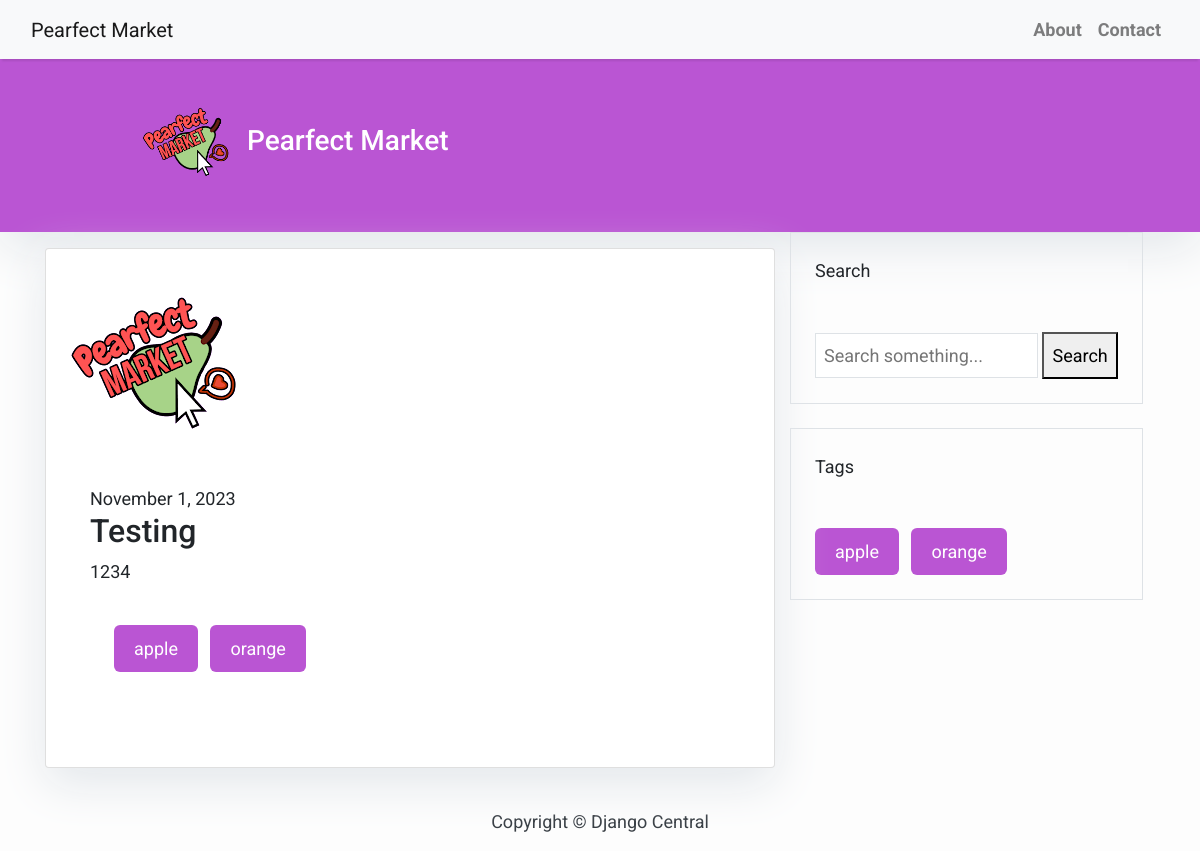
Before: / with the older database file.
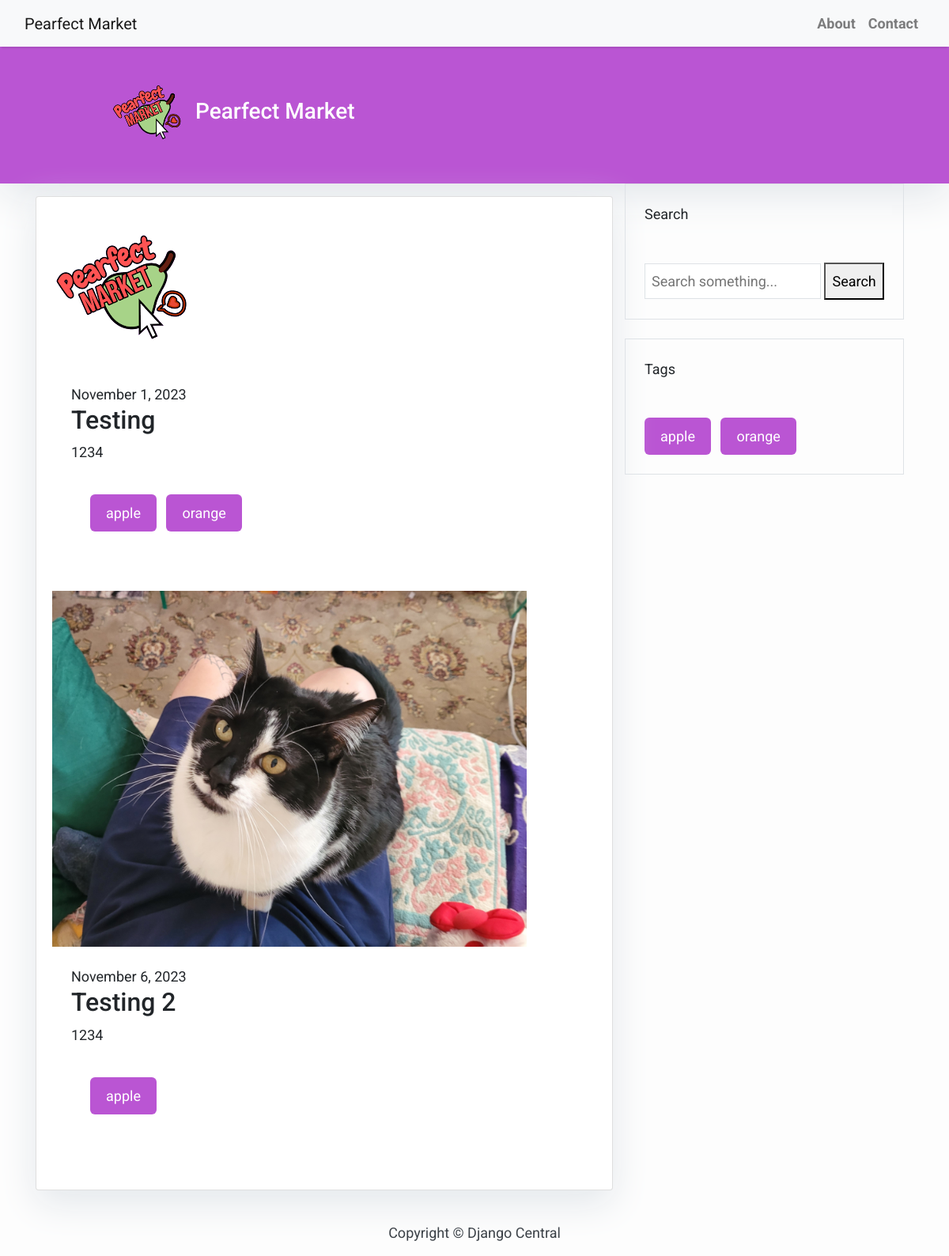
After: the same page with the newer database file.
### eventblog/models.py (models this page shows, shortened)
class Post(models.Model):
    title = models.CharField(max_length=200)
    slug = models.SlugField(unique=True, default='')
    content = RichTextField()
    featured_image = models.ImageField(upload_to="images/", default='')
    is_published = models.BooleanField(default=False)
    is_featured = models.BooleanField(default=False)
    created_at = models.DateField(auto_now=True)
    tag = models.ManyToManyField(Tag)
    user = models.ForeignKey(settings.AUTH_USER_MODEL, on_delete=models.CASCADE, null=True)

class Tag(models.Model):
    name = models.CharField(max_length=200)
    slug = models.SlugField(unique=True, default='')

### eventblog/views.py (the view)
# urls.py: path('', views.home, name='home'),
def home(request):
    posts = Post.objects.all().filter(is_published=True)
    tags = Tag.objects.all()
    return render(request, 'home.html', {
        'posts': posts,
        'tags': tags,
    })

### eventblog/templates/home.html (shortened to what this page needs)
{% extends 'layout.html' %}  {% block content %}
<header class="masthead">
    <div class="container">
        <div class="row">
            <div class=" col-md-8 col-md-10 mx-auto">
                <div class="site-heading">
                    <h3 class=" site-heading my-4 mt-3 text-white"><img src="/media/images/pearfectmarketlogo.png" alt="HTML5 Icon" style="width:100px;height:100px;"> Pearfect Market </h3>
                </div>
            </div>
        </div>
    </div>
</header>
<div class="container">
    <div class="row">
        <div class="col-md-8 mt-3 left">
            <div class="card mb-4">
                <div class="card-body">
                    {% include 'list.html' %}
                </div>
            </div>
        </div>
        {% block sidebar %} {% include 'sidebar.html' %} {% endblock sidebar %}
    </div>
</div>
{%endblock%}

### eventblog/templates/layout.html (shortened to what this page needs)
<!DOCTYPE html>
<html>
    <head>
        <link rel="stylesheet" href="https://maxcdn.bootstrapcdn.com/bootstrap/4.0.0/css/bootstrap.min.css"
 />
    </head>
    <body>
        <nav class="navbar navbar-expand-lg navbar-light bg-light shadow" id="mainNav">
            <div class="container-fluid">
                <a class="navbar-brand" href="{% url 'home' %}">Pearfect Market</a>
                <div class="collapse navbar-collapse" id="navbarResponsive">
                    <ul class="navbar-nav ml-auto">
                        <li class="nav-item text-black">
                            <a class="nav-link text-black font-weight-bold" href="#">About</a>
                        </li>
                        <li class="nav-item text-black">
                            <a class="nav-link text-black font-weight-bold" href="#">Contact</a>
                        </li>
                    </ul>
                </div>
            </div>
        </nav>
        {% block content %}{% endblock content %}
        <footer class="py-3 bg-grey">
            <p class="m-0 text-dark text-center ">Copyright &copy; Django Central</p>
        </footer>
    </body>
</html>

### eventblog/templates/list.html (shortened to what this page needs)
  <head>
  </head>
<div class="grid grid-cols-3 gap-4">
  {% for post in posts %}
  <div class="mb-4 ring-1 ring-slate-200 rounded-md h-fit hover:shadow-md">
    <a href="{% url 'post' post.slug %}"
      ><img
        class="img"
        src="{{ post.featured_image.url }}"
        alt="..."
    /></a>
    <div class="m-4 grid gap-2">
      <div class="text-sm text-gray-500">
        {{ post.created_at|date:"F j, o" }}
      </div>
      <h2 class="text-lg font-bold">{{ post.title }}</h2>
      <p class="text-base">
        {{ post.content|striptags|truncatewords:30 }}
      </p>
      <div class="p-4">
      {% for tag in post.tag.all %}
      <span class="mr-2"
        ><a
          href="{% url 'tag' tag.slug %}"
          class="button"
          >{{ tag.name }}</a
        ></span
      >
      {% endfor %}
    </div>
      <a
        class="bg-blue-500 hover:bg-blue-700 rounded-md p-2 text-white uppercase text-sm font-semibold font-sans w-fit focus:ring"
        href="{% url 'post' post.slug %}"
        >Read more →</a
      >
    </div>
  </div>
  {% endfor %}
</div>

### eventblog/templates/sidebar.html (shortened to what this page needs)
  <head>
  </head>
<div class="col-span-1">
  <div class="border rounded-md mb-4">
    <div class="bg-slate-200 p-4">Search</div>
    <div class="p-4">
      <form action="" method="get">
        <input type="text" name="search" id="search" class="border rounded-md w-44 focus:ring p-2" placeholder="Search something...">
        <button type="submit" class="bg-blue-500 hover:bg-blue-700 rounded-md p-2 text-black uppercase font-semibold font-sans w-fit focus:ring">Search</button>
      </form>
    </div>
  </div>
  <div class="border rounded-md mb-4">
    <div class="bg-slate-200 p-4">Tags</div>
    <div class="p-4">
      {% for tag in tags %}
      <span class="mr-2"
        ><a
          href="{% url 'tag' tag.slug %}"
          class="button"
          >{{ tag.name }}</a
        ></span
      >
      {% endfor %}
    </div>
  </div>
</div>

### eventblog/templates/layout.html (style rules this page uses)
body { font-family: "Roboto", sans-serif; font-size: 17px; background-color: #fdfdfd; }
.shadow { box-shadow: 0 4px 2px -2px rgba(0, 0, 0, 0.1); }
.masthead { background: #BA55D3; height: auto; padding-bottom: 15px; box-shadow: 0 16px 48px #E3E7EB; padding-top: 10px; }

### eventblog/templates/home.html (style rules this page uses)
body { font-family: "Roboto", sans-serif; font-size: 18px; background-color: #fdfdfd; }
.card { box-shadow: 0 16px 48px #E3E7EB; }

### eventblog/templates/list.html (style rules this page uses)
.button { display: inline-block; padding: 10px 20px; text-align: center; text-decoration: none; color: #ffffff; background-color: #BA55D3; border-radius: 6px; outline: none; transition: 0.3s; }
.img { max-width:600px; height: auto; }

### eventblog/templates/sidebar.html (style rules this page uses)
.button { display: inline-block; padding: 10px 20px; text-align: center; text-decoration: none; color: #ffffff; background-color: #BA55D3; border-radius: 6px; outline: none; transition: 0.3s; }

Changed rows visible on the page:
added Post: featured_image (picture), created_at "November 6, 2023", title "Testing 2", content "1234", Tag (name "apple")
